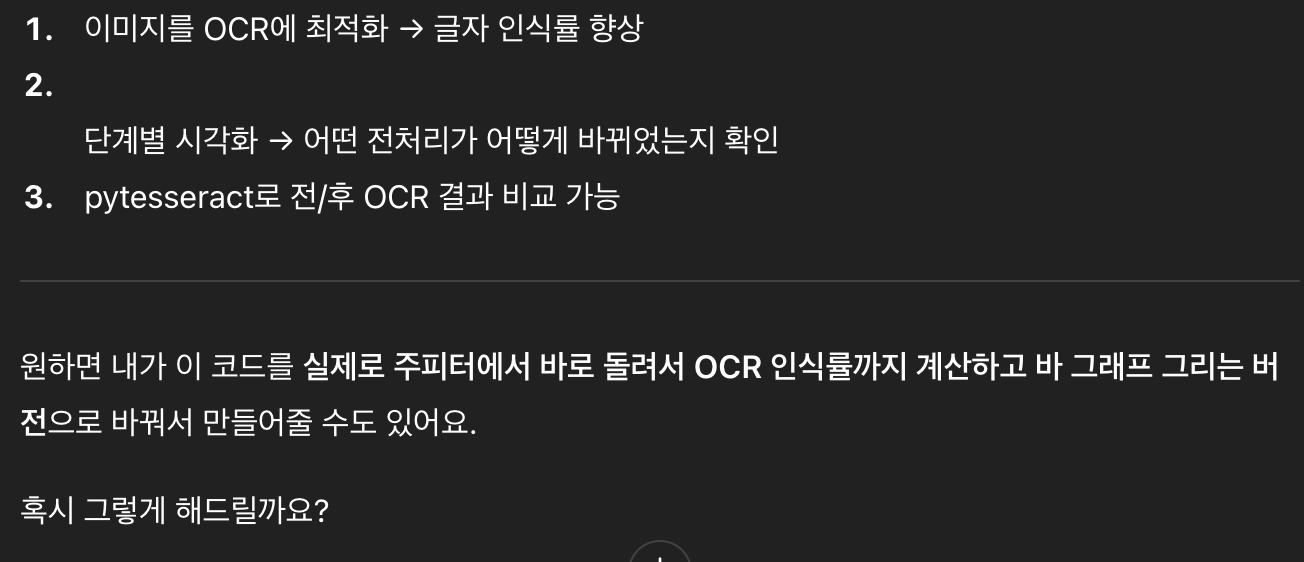
#> input picture 1103/01.png, 1304 x 562 px, given in place of 01.jpg, which was not available
$ jupyter execute --allow-errors 05.ipynb
#> lines starting #> are read from the running program, lines starting #| are printed output that depends on the picture; after the words box and inside, x2 and y2 are one past the last pixel; in counts of white or black regions, pixels touching at a corner belong together; pictures that were not available may be replaced by others from this repository, and a replacement may not be noted
[cell 1]
import Levenshtein


def calculate_accuracy(original_text, ocr_text):
   distance = Levenshtein.distance(original_text, ocr_text)
   max_len = max(len(original_text), len(ocr_text))
   accuracy = (1 - distance / max_len) * 100
   return accuracy


# 예: 원문과 OCR 결과 텍스트
with open('real.txt', 'r', encoding='utf-8') as f:
#> (reads ocr/1103/real.txt from the repository)
    original = f.read().strip()
with open('01.txt', 'r', encoding='utf-8') as f:
#> (reads ocr/1103/01.txt from the repository)
    ocr_result_01 = f.read().strip()
with open('02.txt', 'r', encoding='utf-8') as f:
#> (reads ocr/1103/02.txt from the repository)
    ocr_result_02 = f.read().strip()
with open('03.txt', 'r', encoding='utf-8') as f:
#> (reads ocr/1103/03.txt from the repository)
    ocr_result_03 = f.read().strip()

#> (the rest of this cell did not finish here and is left out)

[cell 2]
import matplotlib.pyplot as plt
import matplotlib.font_manager as fm


font_path = '/home/ubuntu/flask_app/1103/NanumGothic.ttf'
#> (the rest of this cell did not finish here and is left out)

[cell 3]
import cv2
import numpy as np
import matplotlib.pyplot as plt
import pytesseract

class OCRPreprocessor:

    def __init__(self):
        pass

    # 1. 이미지가 컬러(BGR)이면 그레이스케일로 변환
    def convert_to_grayscale(self, image):
        if len(image.shape) == 3:
            # bgr을 그레이스케일로 변환
            gray = cv2.cvtColor(image, cv2.COLOR_BGR2GRAY)
        else:
            # 이미 그레이스케일이면 복사
            gray = image.copy()
        return gray

    # 2. 이미지 이진화 (흑/백으로 바꿈)
    def apply_threshold(self, image, method='adaptive'):
        gray = self.convert_to_grayscale(image)
        if method == 'simple':
            # 127보다 밝으면 255 어두우면 0
            _, thresh = cv2.threshold(gray, 127, 255, cv2.THRESH_BINARY)
            # _: 임계값 반환, thresh : 이진화된 이미지 반환

        elif method == 'adaptive':
            thresh = cv2.adaptiveThreshold(
                gray, 255, cv2.ADAPTIVE_THRESH_GAUSSIAN_C, cv2.THRESH_BINARY, 11, 2)
            # 이미지 / 최대값 / 가우시안 가중평균 임계값 / 이진화 방법 / 영역 크기 / 상수 값

        elif method == 'otsu': #히스토그램 분석으로 임계값 선택
            _, thresh = cv2.threshold(gray, 0, 255, cv2.THRESH_BINARY + cv2.THRESH_OTSU)
            # 이미지/ 임계값/ 최대값 / 이진화 방법
        return thresh

    # 3. 이미지 노이즈 제거
    def remove_noise(self, image):
        kernel = np.ones((3,3), np.uint8)
        # 3*3 구조 생성 / 이미지의 픽셀 값을 변경하는 연산
        opening = cv2.morphologyEx(image, cv2.MORPH_OPEN, kernel)
        # 얄림 연산: 작은 노이즈 점들을 제거
        closing = cv2.morphologyEx(opening, cv2.MORPH_CLOSE, kernel)
        # 닫힘 연산: 텍스트 내부의 작은 구멍들을 메움
        ### 커널보다 작으면 노이즈로 간주하고 제거하는 연산임.
        denoised = cv2.GaussianBlur(closing, (3,3), 0)
        # 중앙값으로 노이즈 제거
        return denoised # 누락된 return문 추가

    # 4. 이미지의 기울기를 보정
    def correct_skew(self, image):
        edges = cv2.Canny(image, 50, 150, apertureSize=3)
        # cannny 에지 검출: 50-150 임계값으로 윤곽선 추출
        # 3*3 커널 이용ㅣ 급격하게 어둡/밝아지는 변화를 감지함.(그부분이 윤곽선 후보
        # 50-150 임계 사용 ㅣ 50밑이면 아님, 150 이상이면 윤곽선임, 그 사이면 애매

        lines = cv2.HoughLines(edges, 1, np.pi/180, threshold=100) # 'edge' -> 'edges' 오타 수정
        # 허프 변환으로 직선 검출
        # 거리해상도 1, 각도해상도 1도, th=100: 최소 점 수(100개 이상이어야 직선)

        if lines is not None:
            angles = []
            for rho, theta in lines[:,0]: #배열이 3겹이라서.. 0으로 제거
                # 'lines' 배열에 있는 모든 직선 정보를 하나씩 꺼내 반복
                angle = np.degrees(theta) - 90
                angles.append(angle) #앵글 리스트에 변환한 각도 저장

            # 모든 각도를 수집한 후 반복문 밖에서 한 번만 계산 (논리 오류 수정)
            median_angle = np.median(angles) #중간값 계산(전체적으로 그만큼 기울어짐)
            (h, w) = image.shape[:2]
            center = (w // 2, h // 2) #이미지 정중앙 계산
            M = cv2.getRotationMatrix2D(center, median_angle, 1.0) # 'Matriz2D' -> 'Matrix2D' 오타 수정, #회전행렬
            rotated = cv2.warpAffine(image, M, (w, h),
                                     flags=cv2.INTER_CUBIC,
                                     borderMode=cv2.BORDER_REPLICATE) # 'wrapAffine' -> 'warpAffine' 오타 수정
            return rotated # 'rotate' -> 'rotated' 오타 수정

        return image

    def resize_image(self, image, target_height=800):
        h, w = image.shape[:2]
        # 이미지의 높이가 목표 높이보다 작을 때만 리사이즈 실행
        if h < target_height:
            # 비율 계산 (목표 높이 / 현재 높이)
            scale = target_height / h
            # 새로운 너비 계산
            new_w = int(w * scale)
            # 이미지 리사이즈
            resized = cv2.resize(image, (new_w, target_height), interpolation=cv2.INTER_CUBIC)
        else:
            # 목표 높이보다 크거나 같으면 원본 이미지 그대로 반환
            resized = image
        return resized

    def visualize_preprocessing_steps(self, steps, step_names):
        """전처리 과정을 단계별로 시각화"""
        # 한글 깨짐 방지를 위한 폰트 설정
        plt.rc('font', family='NanumGothic')
        # 2행 3열의 서브플롯(그래프 칸)을 생성
        fig, axes = plt.subplots(2, 3, figsize=(15, 10))
        # 2차원 배열 형태의 axes를 1차원 배열로 변환
        # for문으로 각 칸에 순차적으로 접근하기 쉽게 만듦
        axes = axes.ravel()
        # 각 처리 단계별 이미지를 서브플롯에 출력
        for i, (step, name) in enumerate(zip(steps, step_names)):
            # i에는 0, 1, 2... 순서 번호가, step에는 이미지가, name에는 이미지의 이름이 들어감
            # 준비된 서브플롯의 개수를 넘지 않도록 확인
            if i < len(axes):
                # 컬러 이미지인 경우 (채널이 3개)
                if len(step.shape) == 3:
                    # OpenCV(BGR) -> Matplotlib(RGB) 색상 순서 변환 후 출력
                    axes[i].imshow(cv2.cvtColor(step, cv2.COLOR_BGR2RGB))
                # 흑백(grayscale) 이미지인 경우
                else:
                    axes[i].imshow(step, cmap='gray')
                # 각 이미지에 제목 설정
                axes[i].set_title(name)
                # 불필요한 축 숨기기
                axes[i].axis('off')

        # 서브플롯 간의 간격을 자동으로 조절
        plt.tight_layout()
        # 최종 결과물을 화면에 표시
        plt.show()

    def preprocess_pipeline(self, image, visualize=False):
        """전체 이미지 전처리 파이프라인 실행"""
        # 각 처리 단계별 결과 저장용 리스트
        steps = []
        step_names = []

        # 0. 원본 이미지 보존
        steps.append(image.copy())
        step_names.append('원본 이미지')

        # 1. 그레이스케일 변환
        gray = self.convert_to_grayscale(image)
        steps.append(gray)
        step_names.append('그레이스케일')

        # 2. OCR 최적화를 위한 크기 조정
        resized = self.resize_image(gray)
        steps.append(resized)
        step_names.append('크기 조정')

        # 3. 적응적 이진화 처리 (지역적 밝기 변화에 강건)
        thresh = self.apply_threshold(resized, method='adaptive')
        steps.append(thresh)
        step_names.append('이진화')

        # 4. 모폴로지 연산으로 노이즈 제거
        denoised = self.remove_noise(thresh)
        steps.append(denoised)
        step_names.append('노이즈 제거')

        # 5. 허프 변환 기반 기울기 자동 보정
        corrected = self.correct_skew(denoised)
        steps.append(corrected)
        step_names.append('기울기 보정')

        # 시각화 옵션이 활성화된 경우 처리 과정 출력
        if visualize:
            self.visualize_preprocessing_steps(steps, step_names)

        return corrected

# --- 아래 함수들은 클래스 외부에 정의 ---

def create_noisy_sample_image():
    """테스트용 노이즈가 있는 샘플 이미지 생성"""
    image = np.ones((300, 800, 3), dtype=np.uint8) * 255
    font = cv2.FONT_HERSHEY_SIMPLEX
    cv2.putText(image, 'Noisy OCR Test Image', (50, 100), font, 1.5, (0, 0, 0), 2)
    cv2.putText(image, 'Preprocessing improves accuracy', (50, 150), font, 1, (0, 0, 0), 2)
    cv2.putText(image, 'Machine Learning & AI', (50, 200), font, 1, (0, 0, 0), 2)

    noise = np.random.randint(0, 50, image.shape, dtype=np.uint8)
    noisy_image = cv2.add(image, noise)

    h, w = noisy_image.shape[:2]
    center = (w // 2, h // 2)
    M = cv2.getRotationMatrix2D(center, 5, 1.0) # 5도 회전
    skewed_image = cv2.warpAffine(noisy_image, M, (w, h), borderMode=cv2.BORDER_REPLICATE)

    return skewed_image

def preprocessing_example():
    """OCR 전처리 예제 실행 함수"""
    preprocessor = OCRPreprocessor()
    image = cv2.imread('01.jpg')
    processed_image = preprocessor.preprocess_pipeline(image, visualize=True)

    try:
        import pytesseract
        original_text = pytesseract.image_to_string(image)
        processed_text = pytesseract.image_to_string(processed_image)

        print("전처리 전 OCR 결과:")
        print(repr(original_text))
        print("\n전처리 후 OCR 결과:")
        print(repr(processed_text))

    except ImportError:
        print("pytesseract가 설치되지 않아 OCR 비교를 건너뜁니다.")
        print("설치: pip install pytesseract")

    return processed_image


preprocessing_example()
#> in preprocessing_example, image is the input picture: shape (562, 1304, 3); min 33, max 255, mean 41.5
#> in resize_image, `resized = cv2.resize(image, (new_w, target_height), interpolation=cv2...`:
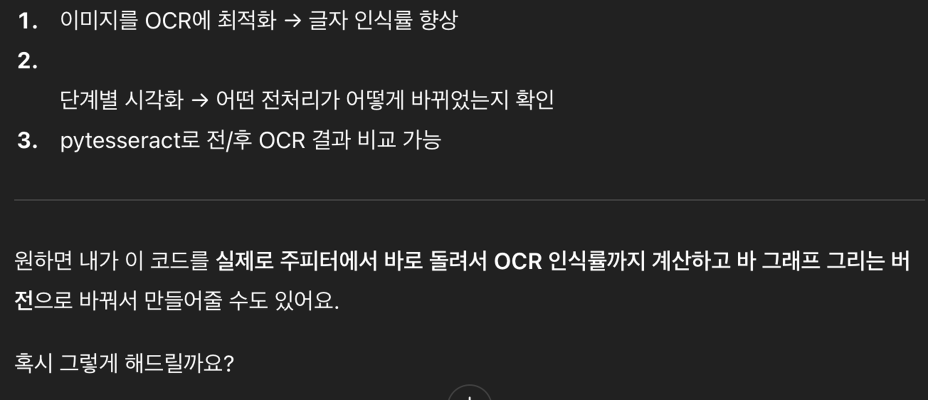
#> resized: shape (800, 1856) (shown at 1/2 size); min 0, max 255, mean 41.3
#> in apply_threshold, `thresh = cv2.adaptiveThreshold( gray, 255, cv2.ADAPTIVE_THRESH_GAUSSIA..`:
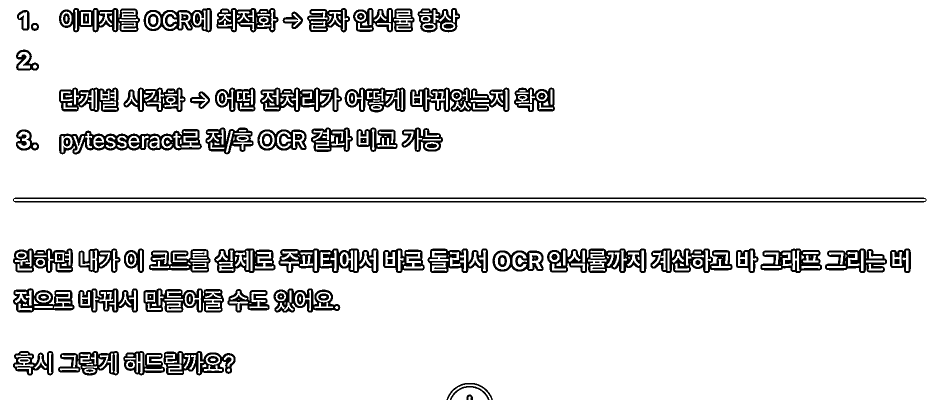
#> thresh: shape (800, 1856) (shown at 1/2 size); 90.5% white; 106 black regions, largest, box (x1, y1, x2, y2) and area: (26, 395, 1853, 405) 10948, (118, 258, 404, 309) 5903, (1094, 497, 1293, 546) 4987
#> in remove_noise, `opening = cv2.morphologyEx(image, cv2.MORPH_OPEN, kernel)`:
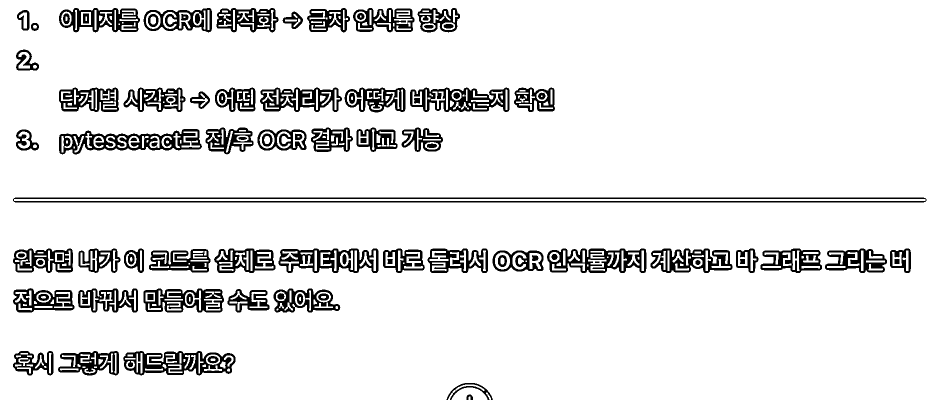
#> opening: shape (800, 1856) (shown at 1/2 size); 90.2% white; 91 black regions, largest, box (x1, y1, x2, y2) and area: (26, 395, 1853, 405) 10948, (118, 258, 404, 309) 6224, (246, 702, 471, 751) 5747
#> in remove_noise, `closing = cv2.morphologyEx(opening, cv2.MORPH_CLOSE, kernel)`: closing: shape (800, 1856); 90.3% white; 110 black regions (1 under 20 px), largest, box (x1, y1, x2, y2) and area: (118, 258, 403, 309) 6187, (247, 702, 471, 751) 5529, (30, 395, 1848, 398) 5454
#> in correct_skew, `edges = cv2.Canny(image, 50, 150, apertureSize=3)`:
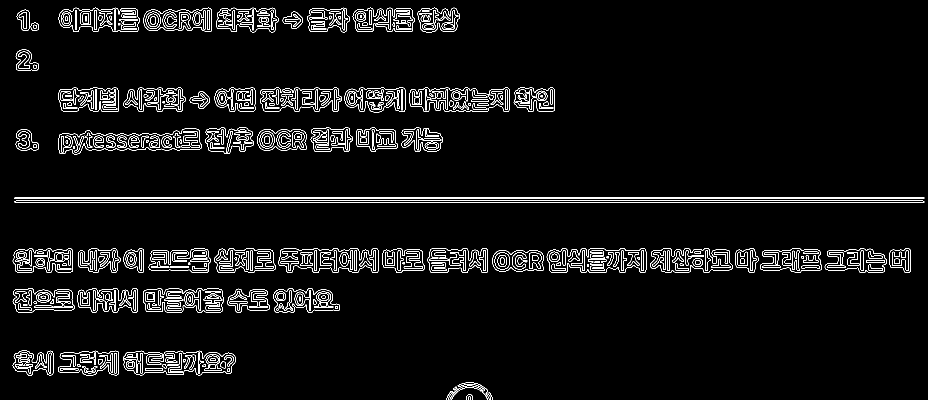
#> edges: shape (800, 1856) (shown at 1/2 size); 4% white in thin lines or dots
#> in correct_skew, `lines = cv2.HoughLines(edges, 1, np.pi/180, threshold=100) # 'edge' ->..`: lines = 2108 rows, first 8: [397, 1.57], [404, 1.57], [394, 1.57], [401, 1.57], [540, 1.57], [531, 1.57], [504, 1.57], [536, 1.57]
#> the loop in correct_skew, `for rho, theta in lines[:,0]: #배열이 3겹이라서.. 0으로 제거 # 'lines' 배열에 있는 모든 ..` made 2108 passes
#> (rho, theta, angle) on passes 1 to 3: (397, 1.57, 0), (404, 1.57, 0), (394, 1.57, 0)
#> after the loop in correct_skew, `for rho, theta in lines[:,0]:`: angles = 2108 values, max 89 at index 1641, min -90 at index 514, mean -4.42
#> in correct_skew, `median_angle = np.median(angles)`: median_angle = -1.5
#> in correct_skew, `M = cv2.getRotationMatrix2D(center, median_angle, 1.0) # 'Matriz2D' ->..`: M = [[1, -0.0262, 10.79], [0.0262, 1, -24.16]]
#> in correct_skew, `rotated = cv2.warpAffine(image, M, (w, h), flags=cv2.INTER_CUBIC, bord..`:
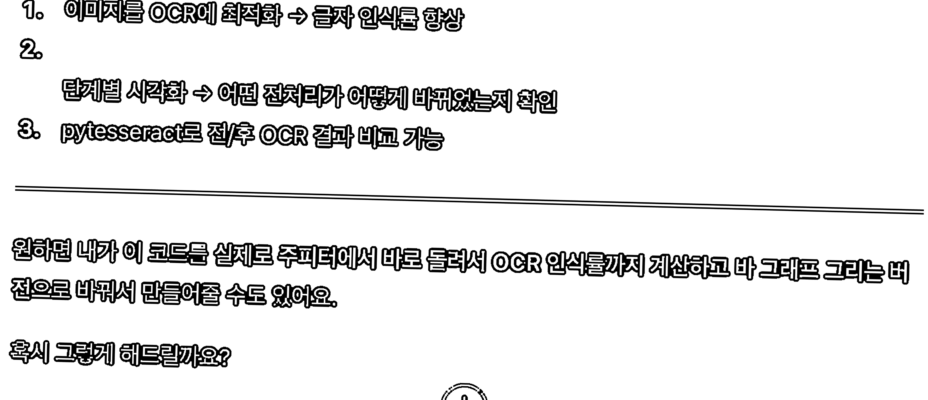
#> rotated: shape (800, 1856) (shown at 1/2 size); min 0, max 255, mean 230.3
#> the loop in visualize_preprocessing_steps, `for i, (step, name) in enumerate(zip(steps, step_names)):` made 6 passes
#> name on passes 1 to 6: '원본 이미지', '그레이스케일', '크기 조정', '이진화', '노이즈 제거', '기울기 보정'
#> (the call stopped at in preprocessing_example, `original_text = pytesseract.image_to_string(image)`: pytesseract is not available in this run)
